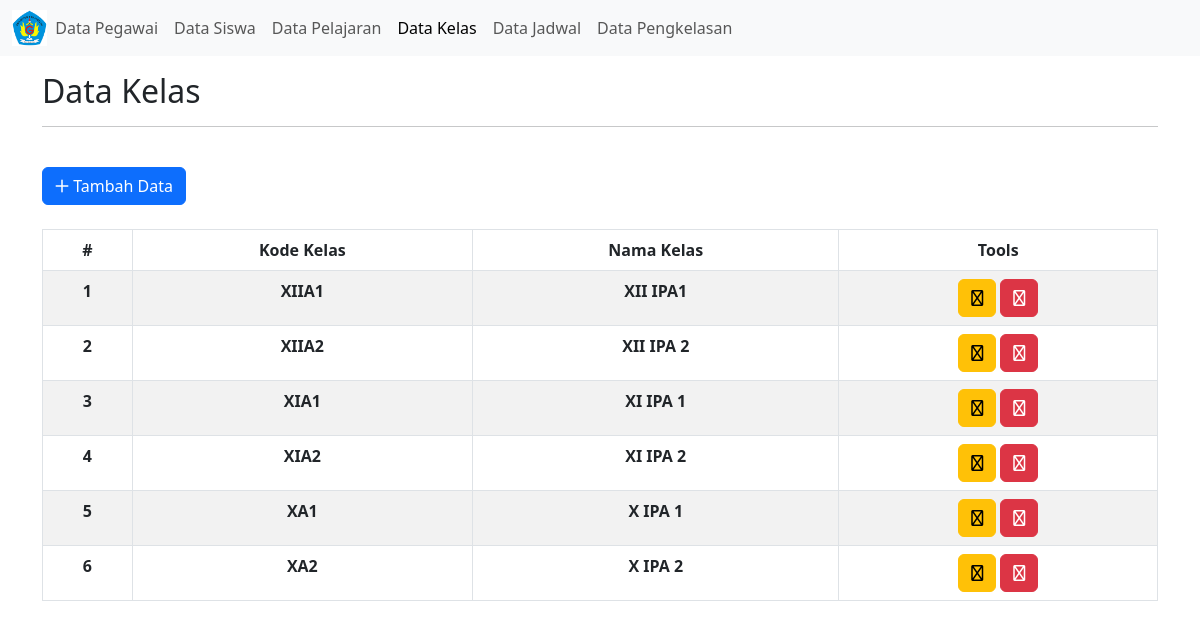
Screenshot of /data_kelas.php with the database file from the repository.
### tables this page shows
CREATE TABLE `tblkelas` (
  `id_kelas` int(11) NOT NULL,
  `kode_kelas` varchar(20) NOT NULL,
  `nama_kelas` varchar(50) NOT NULL
);

### data_kelas.php (the view, shortened to what this page needs)
<?php
include "koneksi.php";
$urut       = 1;
$query      = "SELECT * FROM tblkelas;";
$sql        = mysqli_query($conn, $query);
?>
<!DOCTYPE html>
<html lang="en">
<head>
    <link href="https://cdn.jsdelivr.net/npm/bootstrap@5.3.0-alpha1/dist/css/bootstrap.min.css" rel="stylesheet">
    <link href="../fontawesome/css/fontawesome.css" rel="stylesheet">
    <link href="../fontawesome/css/brands.css" rel="stylesheet">
    <link href="../fontawesome/css/solid.css" rel="stylesheet">
</head>
<body>
    <nav class="navbar navbar-expand-lg bg-body-tertiary">
        <div class="container-fluid">
            <img src="smanra.png" width="3%" height="3%" />
            <div class="collapse navbar-collapse" id="navbarSupportedContent">
                <ul class="navbar-nav me-auto mb-2 mb-lg-0">
                    <li class="nav-item">
                        <a class="nav-link" href="data_pegawai.php">Data Pegawai</a>
                    </li>
                    <li class="nav-item">
                        <a class="nav-link" href="data_siswa.php">Data Siswa</a>
                    </li>
                    <li class="nav-item">
                        <a class="nav-link" href="data_pelajaran.php">Data Pelajaran</a>
                    </li>
                    <li class="nav-item">
                        <a class="nav-link active" aria-current="page" href="data_kelas.php">Data Kelas</a>
                    </li>
                    <li class="nav-item">
                        <a class="nav-link" href="data_jadwal.php">Data Jadwal</a>
                    </li>
                    <li class="nav-item">
                        <a class="nav-link" href="data_pengkelasan.php">Data Pengkelasan</a>
                    </li>
                </ul>
            </div>
        </div>
    </nav>
    <div class="container">
        <div class="mt-3">
            <h2>Data Kelas</h2>
            <hr>
            <div>
                <a href="input_data_kelas.php"><button class="btn btn-primary mt-4"><i class="fa-regular fa-plus"></i> Tambah Data</button></a>
            </div>
            <table class="table teble-responsive table-striped table-hover table-bordered mt-4">
                <thead class="bg-secondary text-white">
                    <tr>
                        <th scope="col">
                            <center>#</center>
                        </th>
                        <th scope="col">
                            <center>Kode Kelas</center>
                        </th>
                        <th scope="col">
                            <center>Nama Kelas</center>
                        </th>
                        <th scope="col">
                            <center>Tools</center>
                        </th>
                    </tr>
                </thead>
                <tbody>
                    <?php
                    while ($result = mysqli_fetch_assoc($sql)) {
                    ?>
                        <tr>
                            <th scope="col">
                                <center><?php echo $urut++; ?></center>
                            </th>
                            <th scope="col">
                                <center><?php echo $result['kode_kelas']; ?></center>
                            </th>
                            <th scope="col">
                                <center><?php echo $result['nama_kelas']; ?></center>
                            </th>
                            <th scope="col">
                                <center>
                                    <a href="input_data_kelas.php?edit=<?php echo $result['id_kelas']; ?>" class="btn btn-warning"><i class="fa-regular fa-pencil"></i></a>
                                    <a href="proses_kelas.php?hapus=<?php echo $result['id_kelas']; ?>" class="btn btn-danger" onclick="return confirm ('Anda yakin akan menghapus data?')"><i class="fa-regular fa-trash"></i></a>
                                </center>
                            </th>
                        </tr>
                    <?php
                    }
                    ?>
                </tbody>
            </table>
        </div>
    </div>
</body>
</html>

### rows the page displays
tblkelas: kode_kelas "XIIA1", nama_kelas "XII IPA1"
tblkelas: kode_kelas "XIIA2", nama_kelas "XII IPA 2"
tblkelas: kode_kelas "XIA1", nama_kelas "XI IPA 1"
tblkelas: kode_kelas "XIA2", nama_kelas "XI IPA 2"
tblkelas: kode_kelas "XA1", nama_kelas "X IPA 1"
tblkelas: kode_kelas "XA2", nama_kelas "X IPA 2"
